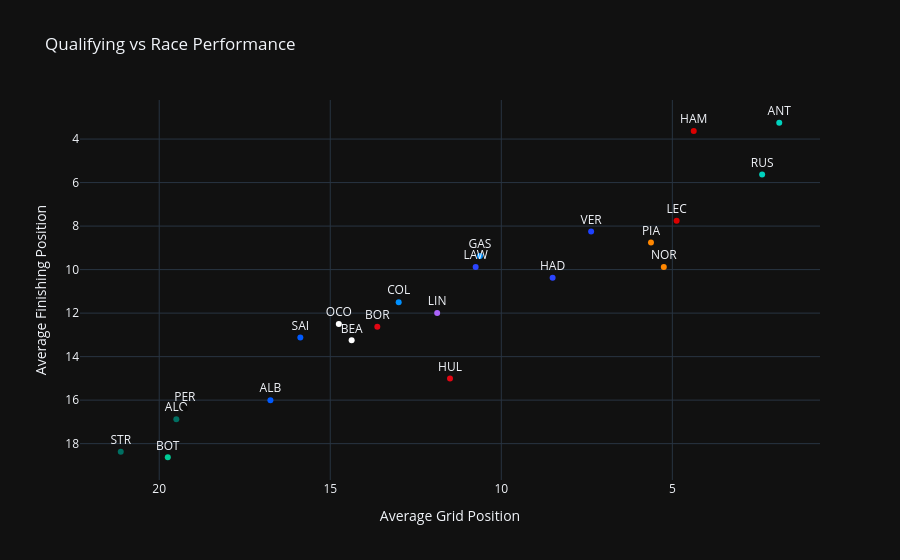

The code cell stored with this chart in its notebook:
### Code cell
comparison = (
    results_df
    .groupby("Abbreviation", as_index=False)
    .agg({
        "GridPosition": "mean",
        "Position": "mean"
    })
)

fig = px.scatter(
    comparison,
    x="GridPosition",
    y="Position",
    color="Abbreviation",
    color_discrete_map=DRIVER_COLORS,
    text="Abbreviation",
    title="Qualifying vs Race Performance"
)

fig.update_traces(textposition="top center")

fig.update_layout(
    template="plotly_dark",
    xaxis_title="Average Grid Position",
    yaxis_title="Average Finishing Position",
    showlegend=False
)

fig.update_xaxes(autorange="reversed")
fig.update_yaxes(autorange="reversed")

fig.show()

### Figure 1 — Plotly figure (JSON) as saved in the notebook; plotly's stock layout.template omitted (floating-point values rounded to 4 significant figures)
{"data": [{"hovertemplate": "Abbreviation=%{text}<br>GridPosition=%{x}<br>Position=%{y}<extra></extra>", "legendgroup": "ALB", "marker": {"color": "#005AFF", "symbol": "circle"}, "mode": "markers+text", "name": "ALB", "orientation": "v", "showlegend": true, "text": ["ALB"], "textposition": "top center", "type": "scatter", "x": [16.75], "xaxis": "x", "y": [16.0], "yaxis": "y"}, {"hovertemplate": "Abbreviation=%{text}<br>GridPosition=%{x}<br>Position=%{y}<extra></extra>", "legendgroup": "ALO", "marker": {"color": "#006F62", "symbol": "circle"}, "mode": "markers+text", "name": "ALO", "orientation": "v", "showlegend": true, "text": ["ALO"], "textposition": "top center", "type": "scatter", "x": [19.5], "xaxis": "x", "y": [16.88], "yaxis": "y"}, {"hovertemplate": "Abbreviation=%{text}<br>GridPosition=%{x}<br>Position=%{y}<extra></extra>", "legendgroup": "ANT", "marker": {"color": "#00D2BE", "symbol": "circle"}, "mode": "markers+text", "name": "ANT", "orientation": "v", "showlegend": true, "text": ["ANT"], "textposition": "top center", "type": "scatter", "x": [1.875], "xaxis": "x", "y": [3.25], "yaxis": "y"}, {"hovertemplate": "Abbreviation=%{text}<br>GridPosition=%{x}<br>Position=%{y}<extra></extra>", "legendgroup": "BEA", "marker": {"color": "#FFFFFF", "symbol": "circle"}, "mode": "markers+text", "name": "BEA", "orientation": "v", "showlegend": true, "text": ["BEA"], "textposition": "top center", "type": "scatter", "x": [14.38], "xaxis": "x", "y": [13.25], "yaxis": "y"}, {"hovertemplate": "Abbreviation=%{text}<br>GridPosition=%{x}<br>Position=%{y}<extra></extra>", "legendgroup": "BOR", "marker": {"color": "#E30613", "symbol": "circle"}, "mode": "markers+text", "name": "BOR", "orientation": "v", "showlegend": true, "text": ["BOR"], "textposition": "top center", "type": "scatter", "x": [13.62], "xaxis": "x", "y": [12.62], "yaxis": "y"}, {"hovertemplate": "Abbreviation=%{text}<br>GridPosition=%{x}<br>Position=%{y}<extra></extra>", "legendgroup": "BOT", "marker": {"color": "#00cc96", "symbol": "circle"}, "mode": "markers+text", "name": "BOT", "orientation": "v", "showlegend": true, "text": ["BOT"], "textposition": "top center", "type": "scatter", "x": [19.75], "xaxis": "x", "y": [18.62], "yaxis": "y"}, {"hovertemplate": "Abbreviation=%{text}<br>GridPosition=%{x}<br>Position=%{y}<extra></extra>", "legendgroup": "COL", "marker": {"color": "#0090FF", "symbol": "circle"}, "mode": "markers+text", "name": "COL", "orientation": "v", "showlegend": true, "text": ["COL"], "textposition": "top center", "type": "scatter", "x": [13.0], "xaxis": "x", "y": [11.5], "yaxis": "y"}, {"hovertemplate": "Abbreviation=%{text}<br>GridPosition=%{x}<br>Position=%{y}<extra></extra>", "legendgroup": "GAS", "marker": {"color": "#0090FF", "symbol": "circle"}, "mode": "markers+text", "name": "GAS", "orientation": "v", "showlegend": true, "text": ["GAS"], "textposition": "top center", "type": "scatter", "x": [10.62], "xaxis": "x", "y": [9.375], "yaxis": "y"}, {"hovertemplate": "Abbreviation=%{text}<br>GridPosition=%{x}<br>Position=%{y}<extra></extra>", "legendgroup": "HAD", "marker": {"color": "#2B45FF", "symbol": "circle"}, "mode": "markers+text", "name": "HAD", "orientation": "v", "showlegend": true, "text": ["HAD"], "textposition": "top center", "type": "scatter", "x": [8.5], "xaxis": "x", "y": [10.38], "yaxis": "y"}, {"hovertemplate": "Abbreviation=%{text}<br>GridPosition=%{x}<br>Position=%{y}<extra></extra>", "legendgroup": "HAM", "marker": {"color": "#DC0000", "symbol": "circle"}, "mode": "markers+text", "name": "HAM", "orientation": "v", "showlegend": true, "text": ["HAM"], "textposition": "top center", "type": "scatter", "x": [4.375], "xaxis": "x", "y": [3.625], "yaxis": "y"}, {"hovertemplate": "Abbreviation=%{text}<br>GridPosition=%{x}<br>Position=%{y}<extra></extra>", "legendgroup": "HUL", "marker": {"color": "#E30613", "symbol": "circle"}, "mode": "markers+text", "name": "HUL", "orientation": "v", "showlegend": true, "text": ["HUL"], "textposition": "top center", "type": "scatter", "x": [11.5], "xaxis": "x", "y": [15.0], "yaxis": "y"}, {"hovertemplate": "Abbreviation=%{text}<br>GridPosition=%{x}<br>Position=%{y}<extra></extra>", "legendgroup": "LAW", "marker": {"color": "#2B45FF", "symbol": "circle"}, "mode": "markers+text", "name": "LAW", "orientation": "v", "showlegend": true, "text": ["LAW"], "textposition": "top center", "type": "scatter", "x": [10.75], "xaxis": "x", "y": [9.875], "yaxis": "y"}, {"hovertemplate": "Abbreviation=%{text}<br>GridPosition=%{x}<br>Position=%{y}<extra></extra>", "legendgroup": "LEC", "marker": {"color": "#DC0000", "symbol": "circle"}, "mode": "markers+text", "name": "LEC", "orientation": "v", "showlegend": true, "text": ["LEC"], "textposition": "top center", "type": "scatter", "x": [4.875], "xaxis": "x", "y": [7.75], "yaxis": "y"}, {"hovertemplate": "Abbreviation=%{text}<br>GridPosition=%{x}<br>Position=%{y}<extra></extra>", "legendgroup": "LIN", "marker": {"color": "#ab63fa", "symbol": "circle"}, "mode": "markers+text", "name": "LIN", "orientation": "v", "showlegend": true, "text": ["LIN"], "textposition": "top center", "type": "scatter", "x": [11.88], "xaxis": "x", "y": [12.0], "yaxis": "y"}, {"hovertemplate": "Abbreviation=%{text}<br>GridPosition=%{x}<br>Position=%{y}<extra></extra>", "legendgroup": "NOR", "marker": {"color": "#FF8700", "symbol": "circle"}, "mode": "markers+text", "name": "NOR", "orientation": "v", "showlegend": true, "text": ["NOR"], "textposition": "top center", "type": "scatter", "x": [5.25], "xaxis": "x", "y": [9.875], "yaxis": "y"}, {"hovertemplate": "Abbreviation=%{text}<br>GridPosition=%{x}<br>Position=%{y}<extra></extra>", "legendgroup": "OCO", "marker": {"color": "#FFFFFF", "symbol": "circle"}, "mode": "markers+text", "name": "OCO", "orientation": "v", "showlegend": true, "text": ["OCO"], "textposition": "top center", "type": "scatter", "x": [14.75], "xaxis": "x", "y": [12.5], "yaxis": "y"}, {"hovertemplate": "Abbreviation=%{text}<br>GridPosition=%{x}<br>Position=%{y}<extra></extra>", "legendgroup": "PER", "marker": {"color": "#0A0A0A", "symbol": "circle"}, "mode": "markers+text", "name": "PER", "orientation": "v", "showlegend": true, "text": ["PER"], "textposition": "top center", "type": "scatter", "x": [19.25], "xaxis": "x", "y": [16.38], "yaxis": "y"}, {"hovertemplate": "Abbreviation=%{text}<br>GridPosition=%{x}<br>Position=%{y}<extra></extra>", "legendgroup": "PIA", "marker": {"color": "#FF8700", "symbol": "circle"}, "mode": "markers+text", "name": "PIA", "orientation": "v", "showlegend": true, "text": ["PIA"], "textposition": "top center", "type": "scatter", "x": [5.625], "xaxis": "x", "y": [8.75], "yaxis": "y"}, {"hovertemplate": "Abbreviation=%{text}<br>GridPosition=%{x}<br>Position=%{y}<extra></extra>", "legendgroup": "RUS", "marker": {"color": "#00D2BE", "symbol": "circle"}, "mode": "markers+text", "name": "RUS", "orientation": "v", "showlegend": true, "text": ["RUS"], "textposition": "top center", "type": "scatter", "x": [2.375], "xaxis": "x", "y": [5.625], "yaxis": "y"}, {"hovertemplate": "Abbreviation=%{text}<br>GridPosition=%{x}<br>Position=%{y}<extra></extra>", "legendgroup": "SAI", "marker": {"color": "#005AFF", "symbol": "circle"}, "mode": "markers+text", "name": "SAI", "orientation": "v", "showlegend": true, "text": ["SAI"], "textposition": "top center", "type": "scatter", "x": [15.88], "xaxis": "x", "y": [13.12], "yaxis": "y"}, {"hovertemplate": "Abbreviation=%{text}<br>GridPosition=%{x}<br>Position=%{y}<extra></extra>", "legendgroup": "STR", "marker": {"color": "#006F62", "symbol": "circle"}, "mode": "markers+text", "name": "STR", "orientation": "v", "showlegend": true, "text": ["STR"], "textposition": "top center", "type": "scatter", "x": [21.12], "xaxis": "x", "y": [18.38], "yaxis": "y"}, {"hovertemplate": "Abbreviation=%{text}<br>GridPosition=%{x}<br>Position=%{y}<extra></extra>", "legendgroup": "VER", "marker": {"color": "#1E41FF", "symbol": "circle"}, "mode": "markers+text", "name": "VER", "orientation": "v", "showlegend": true, "text": ["VER"], "textposition": "top center", "type": "scatter", "x": [7.375], "xaxis": "x", "y": [8.25], "yaxis": "y"}], "layout": {"legend": {"title": {"text": "Abbreviation"}, "tracegroupgap": 0}, "showlegend": false, "title": {"text": "Qualifying vs Race Performance"}, "xaxis": {"anchor": "y", "autorange": "reversed", "domain": [0, 1], "title": {"text": "Average Grid Position"}}, "yaxis": {"anchor": "x", "autorange": "reversed", "domain": [0, 1], "title": {"text": "Average Finishing Position"}}}}
